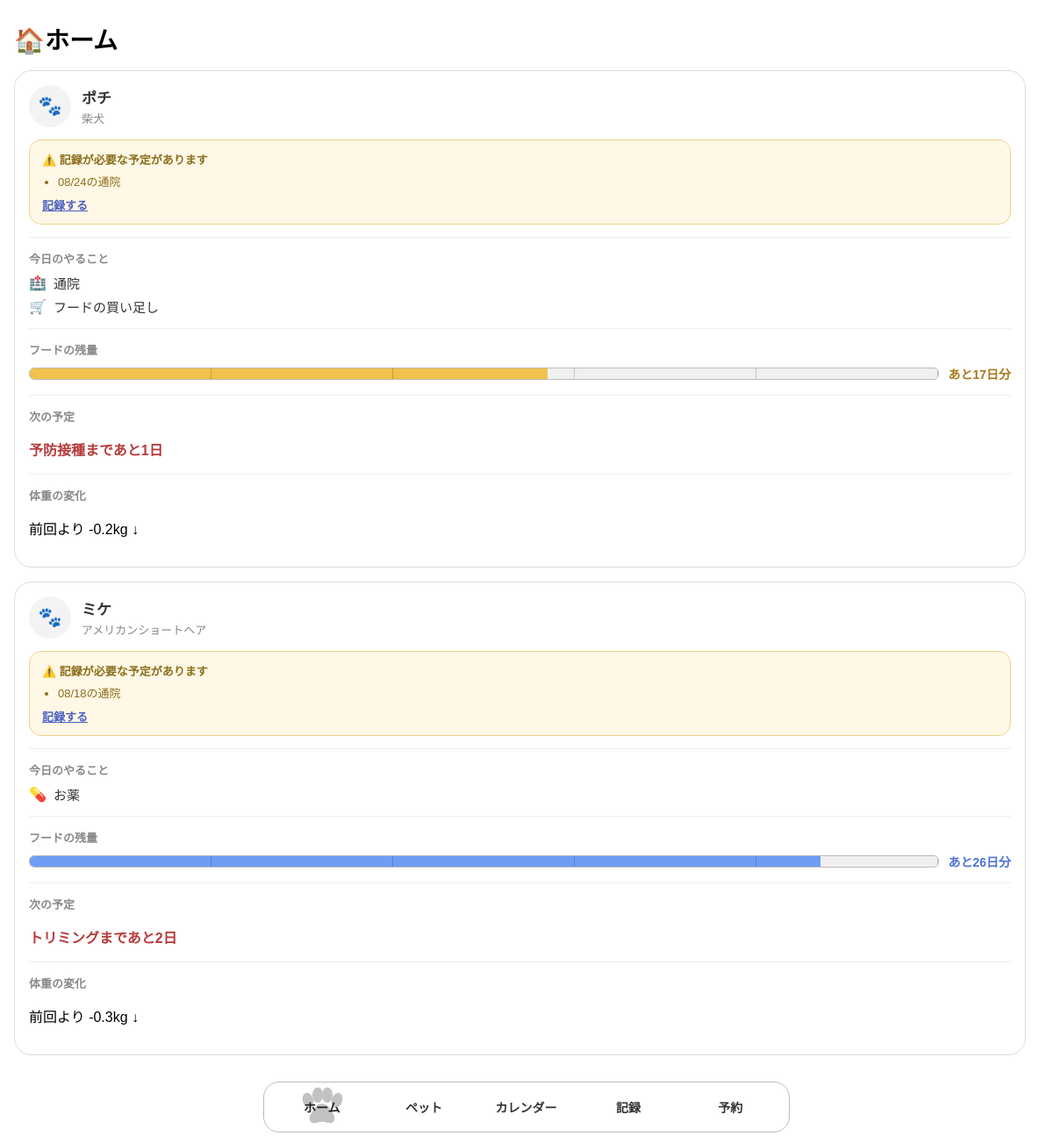
The page /home on the database its author committed.
### tables this page shows
CREATE TABLE pets (
            id INTEGER PRIMARY KEY AUTOINCREMENT,
            name TEXT NOT NULL,
            type TEXT,
            age INTEGER,
            weight REAL,
            note TEXT
        , photo TEXT);

### app.py (the view)
@app.route("/")  # ルートURL「/」にアクセスされたときの処理を指定する
@app.route("/home")  # 「/home」にアクセスされたときも同じホーム画面を表示する
def home():  # ホーム画面を表示する関数を定義する
    connection = get_db_connection()  # 登録済みのペット情報を取得するためSQLiteへ接続する
    pet_list = connection.execute(  # petsテーブルから登録されているすべてのペットを取得する
        """
        SELECT id, name, type, age, weight, note, photo
        FROM pets
        ORDER BY id
        """  # 登録された順番でペット情報を取得するSQLを書く
    ).fetchall()  # SQLの検索結果をすべて取得する
    connection.close()  # ペット情報を取得し終わったのでSQLiteとの接続を終了する
    home_pets = []  # ホーム画面に表示するペットごとの情報を追加していくリストを用意する
    for pet in pet_list:  # 登録済みペットを1匹ずつ処理する
        home_pet = build_home_dummy_data(pet)  # 今日のやること・フード残量などの表示用ダミー情報を組み立てる
        home_pet["record_reminders"] = build_record_reminders(pet, fetch_pet_records(pet["id"]))  # 予定日を過ぎても記録が無い項目のリマインダーを組み立てて追加する
        home_pets.append(home_pet)  # 組み立てた1匹分の情報をリストへ追加する
    return render_template("home.html", home_pets=home_pets)  # templatesフォルダ内のhome.htmlへペットごとの表示データを渡す

### app.py (called while the page is built, shortened)
def get_db_connection():  # SQLiteデータベースへ接続するための関数を定義する
    connection = sqlite3.connect(DATABASE)  # pets.dbというSQLiteデータベースへ接続する
    connection.row_factory = sqlite3.Row  # SQLで取得したデータを列名を使って扱えるようにする
    return connection  # 作成したデータベース接続を呼び出し元へ返す

def fetch_pet_records(pet_id):  # 選択中のペット1匹分の健康・通院履歴をrecordsテーブルから取得する関数を定義する
    connection = get_db_connection()  # recordsテーブルを読み取るためSQLiteへ接続する
    rows = connection.execute(  # 指定されたペットの記録を新しい順に取得する
        """
        SELECT id, type, detail, weight_value, record_date
        FROM records
        WHERE pet_id = ?
        ORDER BY record_date DESC, id DESC
        """,  # 記録日の新しい順(同じ日付ならID順)に並べて取得するSQLを書く
        (pet_id,)  # 対象のペットIDをSQLへ渡す
    ).fetchall()  # SQLの検索結果をすべて取得する
    connection.close()  # SQLiteとの接続を終了する
    records = []  # DBの行を表示用の形へ組み立てて追加していくリストを用意する
    return records  # 組み立てた記録一覧を返す

def build_dummy_schedule(pet):  # カレンダー機能が無いあいだ代わりに使う、ペット1匹分のダミー予定を組み立てる関数を定義する
    rng = random.Random(pet["id"] * 53 + 11)  # ホーム画面・記録のダミーと重複しない乱数の流れになるよう、ペットIDから別の種を作る
    event_count = rng.randint(1, 3)  # 予定の件数をダミーで決める
    today = date.today()  # 今日の日付を基準に予定日を計算する
    events = []  # 組み立てた予定を1件ずつ追加していくリストを用意する
    for _ in range(event_count):  # 決めた件数だけ予定を1件ずつ作成する
        events.append({  # 1件分の予定をリストへ追加する
            "type": rng.choice(SCHEDULE_EVENT_TYPES),  # 予定の種類をダミーで選ぶ
            "date": today + timedelta(days=rng.randint(-20, 20)),  # 過去20日〜未来20日のどこかをダミーの予定日にする(過去日は「過ぎた予定」を試すため)
        })  # 1件分の予定追加を終了する
    return events  # 組み立てた予定一覧を返す

def build_record_reminders(pet, pet_records):  # 予定日を過ぎても記録が無いものを探し、リマインダー一覧を組み立てる関数を定義する
    today = date.today()  # 「予定日を過ぎているか」を判定する基準の日付を取得する
    reminders = []  # 記録を促す必要がある予定を追加していくリストを用意する
    for event in build_dummy_schedule(pet):  # ダミーの予定を1件ずつ確認する
        if event["date"] >= today:  # 予定日がまだ来ていない、または今日の場合
            continue  # 記録を促す必要はまだ無いので次の予定へ進む
        has_matching_record = any(  # 予定日以降に、同じ種類の記録がすでに登録されているか確認する
            record["label"] == event["type"] and record["date"] >= event["date"]
            for record in pet_records
        )  # 一致する記録があるかどうかの確認を終了する
        if not has_matching_record:  # 予定日を過ぎているのに対応する記録がまだ無い場合
            reminders.append(event)  # この予定をリマインダーとして追加する
    reminders.sort(key=lambda event: event["date"])  # 予定日が古い(=より過ぎている)ものから並べる
    return reminders  # 組み立てたリマインダー一覧を返す

### templates/home.html (shortened to what this page needs)
<!DOCTYPE html>
<html lang="ja">
<head>
    <link rel="stylesheet" href="{{ url_for('static', filename='css/style.css') }}">
</head>
<body>
    <main class="page-content">
        <h1>🏠ホーム</h1>
        {% if home_pets %}
            <div class="home-pet-list">
                {% for item in home_pets %}
                    <section class="home-pet-card">
                        <div class="home-pet-card-header">
                            <div class="home-pet-photo">
                                {% if item.pet['photo'] %}
                                    <img
                                        src="{{ url_for('static', filename='images/pets/' + item.pet['photo']) }}"
                                        alt="{{ item.pet['name'] }}の写真"
                                    >
                                {% else %}
                                    <span>🐾</span>
                                {% endif %}
                            </div>
                            <div class="home-pet-name-area">
                                <p class="home-pet-name">{{ item.pet['name'] }}</p>
                                {% if item.pet['type'] %}
                                    <p class="home-pet-type">{{ item.pet['type'] }}</p>
                                {% endif %}
                            </div>
                        </div>
                        {% if item.record_reminders %}
                            <div class="home-reminder-banner">
                                <p class="home-reminder-title">⚠️ 記録が必要な予定があります</p>
                                <ul class="home-reminder-list">
                                    {% for reminder in item.record_reminders %}
                                        <li>{{ reminder.date.strftime('%m/%d') }}の{{ reminder.type }}</li>
                                    {% endfor %}
                                </ul>
                                <a class="home-reminder-link" href="{{ url_for('records', pet_id=item.pet['id']) }}">記録する</a>
                            </div>
                        {% endif %}
                        <div class="home-section">
                            <p class="home-section-title">今日のやること</p>
                            {% if item.today_tasks %}
                                <ul class="home-task-list">
                                    {% for task in item.today_tasks %}
                                        <li class="home-task-item">
                                            <span class="home-task-icon">{{ task.icon }}</span>
                                            {{ task.label }}
                                        </li>
                                    {% endfor %}
                                </ul>
                            {% else %}
                                <p class="home-empty-text">今日の予定はありません</p>
                            {% endif %}
                        </div>
                        <div class="home-section">
                            <p class="home-section-title">フードの残量</p>
                            <div class="home-food-row">
                                <div
                                    class="home-food-bar"
                                    role="progressbar"
                                    aria-valuenow="{{ item.food_days_left }}"
                                    aria-valuemin="0"
                                    aria-valuemax="{{ item.food_max_days }}"
                                    aria-label="{{ item.pet['name'] }}のフード残量"
                                >
                                    <div
                                        class="home-food-bar-fill home-food-bar-{{ item.food_level }}"
                                        style="width: {{ item.food_percent }}%;"
                                    ></div>
                                </div>
                                <span class="home-food-days home-food-days-{{ item.food_level }}">
                                    あと{{ item.food_days_left }}日分
                                </span>
                            </div>
                        </div>
                        <div class="home-section">
                            <p class="home-section-title">次の予定</p>
                            <p class="{% if item.next_schedule_urgent %}home-urgent-text{% endif %}">
                                {{ item.next_schedule_label }}まであと{{ item.next_schedule_days }}日
                            </p>
                        </div>
                        <div class="home-section">
                            <p class="home-section-title">体重の変化</p>
                            <p>
                                {% if item.weight_diff > 0 %}
                                    前回より +{{ item.weight_diff }}kg ↑
                                {% elif item.weight_diff < 0 %}
                                    前回より {{ item.weight_diff }}kg ↓
                                {% else %}
                                    前回から変化なし
                                {% endif %}
                            </p>
                        </div>
                    </section>
                {% endfor %}
            </div>
        {% else %}
            <p class="home-empty-text">まだペットが登録されていません。「ペット」画面から登録してください。</p>
        {% endif %}
    </main>
    <nav class="bottom-nav">
        <div class="nav-indicator" aria-hidden="true">
        </div>
        <a href="{{ url_for('home') }}" class="active" data-index="0">
            <span>ホーム</span>
        </a>
        <a href="{{ url_for('pets') }}" data-index="1">
            <span>ペット</span>
        </a>
        <a href="{{ url_for('calendar') }}" data-index="2">
            <span>カレンダー</span>
        </a>
        <a href="{{ url_for('records') }}" data-index="3">
            <span>記録</span>
        </a>
        <a href="{{ url_for('reservation') }}" data-index="4">
            <span>予約</span>
        </a>
    </nav>
</body>
</html>

### static/css/style.css (style rules this page uses)
body { margin: 0; font-family: sans-serif; background-color: #ffffff; }
html { scrollbar-gutter: stable; }
.page-content { padding: 24px 16px 100px; }
.page-content h1 { margin: 0; font-size: 28px; }
.bottom-nav { position: fixed; bottom: 12px; left: 50%; transform: translateX(-50%); width: calc(100% - 24px); max-width: 600px; display: flex; justify-content: space-around; align-items: center; background-color: #ffffff; border: 1px solid #909090; border-radius: 18px; padding: 8px; box-sizing: border-box; }
.bottom-nav { position: fixed; bottom: 12px; left: 50%; transform: translateX(-50%); width: calc(100% - 24px); max-width: 600px; display: flex; align-items: center; background-color: #ffffff; border: 1px solid #bbbbbb; border-radius: 18px; padding: 8px; box-sizing: border-box; overflow: hidden; }
.bottom-nav a { flex: 1; position: relative; z-index: 2; text-align: center; text-decoration: none; color: #333333; font-size: 14px; font-weight: 700; padding: 10px 0; }
.bottom-nav a span { position: relative; z-index: 2; }
.nav-indicator { position: absolute; top: 4px; height: calc(100% - 8px); background-color: transparent; z-index: 1; pointer-events: none; transition: left 0.3s ease, width 0.3s ease; }
.nav-paw { position: absolute; left: 50%; top: 50%; width: 55px; height: 50px; transform: translate(-50%, -50%); fill: #c2c2c2; }
.bottom-nav a.active span { color: #222222; text-shadow: none; }
.home-pet-list { display: flex; flex-direction: column; gap: 16px; margin-top: 16px; }
.home-pet-card { padding: 16px; background-color: #ffffff; border: 1px solid #dddddd; border-radius: 20px; box-sizing: border-box; }
.home-pet-card-header { display: flex; align-items: center; gap: 12px; }
.home-pet-photo { width: 48px; height: 48px; flex-shrink: 0; display: flex; justify-content: center; align-items: center; background-color: #f3f3f3; border-radius: 50%; overflow: hidden; font-size: 22px; }
.home-pet-name { margin: 0; font-size: 17px; font-weight: 700; color: #333333; }
.home-pet-type { margin: 2px 0 0; font-size: 13px; color: #888888; }
.home-section { margin-top: 14px; padding-top: 14px; border-top: 1px solid #eeeeee; }
.home-section-title { margin: 0 0 8px; font-size: 13px; font-weight: 700; color: #888888; }
.home-task-list { margin: 0; padding: 0; list-style: none; display: flex; flex-direction: column; gap: 6px; }
.home-task-item { display: flex; align-items: center; gap: 8px; font-size: 15px; color: #333333; }
.home-task-icon { font-size: 16px; }
.home-food-row { display: flex; align-items: center; gap: 10px; }
.home-food-bar { position: relative; flex: 1; height: 14px; background-color: #f0f0f0; border: 1px solid #bbbbbb; border-radius: 6px; box-sizing: border-box; overflow: hidden; }
.home-food-bar::after { content: ""; position: absolute; inset: 0; background-image: repeating-linear-gradient( to right, transparent, transparent calc(20% - 1px), rgba(0, 0, 0, 0.18) calc(20% - 1px), rgba(0, 0, 0, 0.18) 20% ); pointer-events: none; }
.home-food-bar-fill { height: 100%; transition: width 0.3s ease; }
.home-food-bar-safe { background-color: #6f9cf5; }
.home-food-bar-warning { background-color: #f0c14b; }
.home-food-days { font-size: 14px; white-space: nowrap; }
.home-food-days-safe { color: #4a72d6; font-weight: 700; }
.home-food-days-warning { color: #a8791a; font-weight: 700; }
.home-urgent-text { color: #b83b3b; font-weight: 700; }
.home-reminder-banner { margin-top: 14px; padding: 12px 14px; background-color: #fff8e6; border: 1px solid #f0d38a; border-radius: 14px; box-sizing: border-box; }
.home-reminder-title { margin: 0; font-size: 13px; font-weight: 700; color: #8a6d1a; }
.home-reminder-list { margin: 6px 0 0; padding-left: 18px; font-size: 13px; color: #8a6d1a; }
.home-reminder-link { display: inline-block; margin-top: 8px; font-size: 13px; font-weight: 700; color: #4a5fc1; }

### rows shown on the page
pets: pet.name "ポチ", pet.type "柴犬"
pets: pet.name "ミケ", pet.type "アメリカンショートヘア"

### other values the page prints
{{ reminder.date.strftime('%m/%d') }} "08/24" "08/18"
{{ reminder.type }} "通院" "通院"
{{ task.icon }} "🏥" "🛒" "💊"
{{ task.label }} "通院" "フードの買い足し" "お薬"
{{ item.food_days_left }} "17" "26"
{{ item.next_schedule_label }} "予防接種" "トリミング"
{{ item.next_schedule_days }} "1" "2"
{{ item.weight_diff }} "-0.2" "-0.3"
